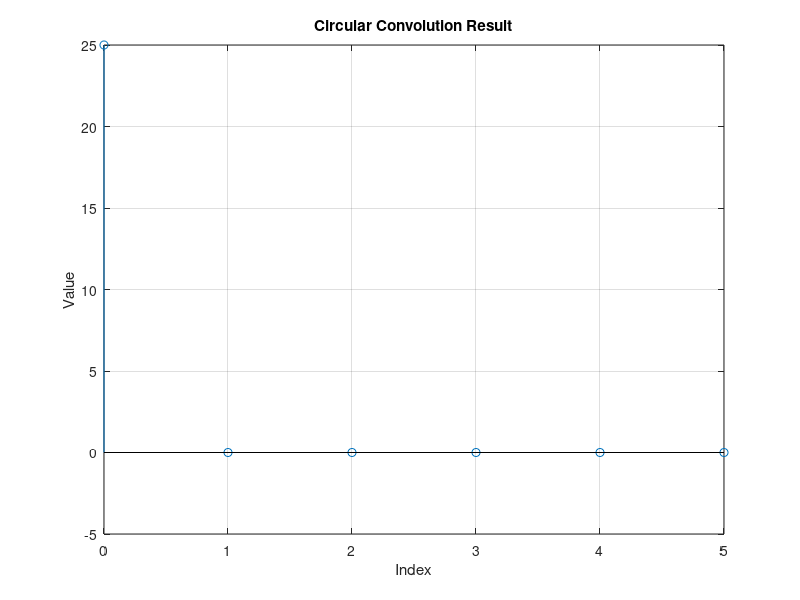

Write MATLAB code to recreate this figure.
clc;
close all;
clear all;
x = input("Enter the first signal: ");

h = input("Enter the second signal: ");
L=length(x);
M=length(h);

N =6;

if L < N
    x = [x zeros(1, N-L)];
end

if M<N
h = [h zeros(1, N-M)];
end

X = zeros(1, N);
H = zeros(1, N);

for k = 0:N-1
    for n = 0:N-1
        X(k+1) = X(k+1) + x(n+1) * exp(-1j*2*pi*k*n/N);
        H(k+1) = H(k+1) + h(n+1) * exp(-1j*2*pi*k*n/N);
    end
end

Y = X .* H;
result = zeros(1, N);

for n = 0:N-1
    for k = 0:N-1
        result(n+1) = result(n+1) + Y(k+1) * exp(1j*2*pi*k*n/N);
    end
end

result = real(result) / N;

disp("Circular Convolution Result:");
disp(result);
figure;
stem(0:N-1, result);
xlabel('Index');
ylabel('Value');
title('Circular Convolution Result');
grid on;